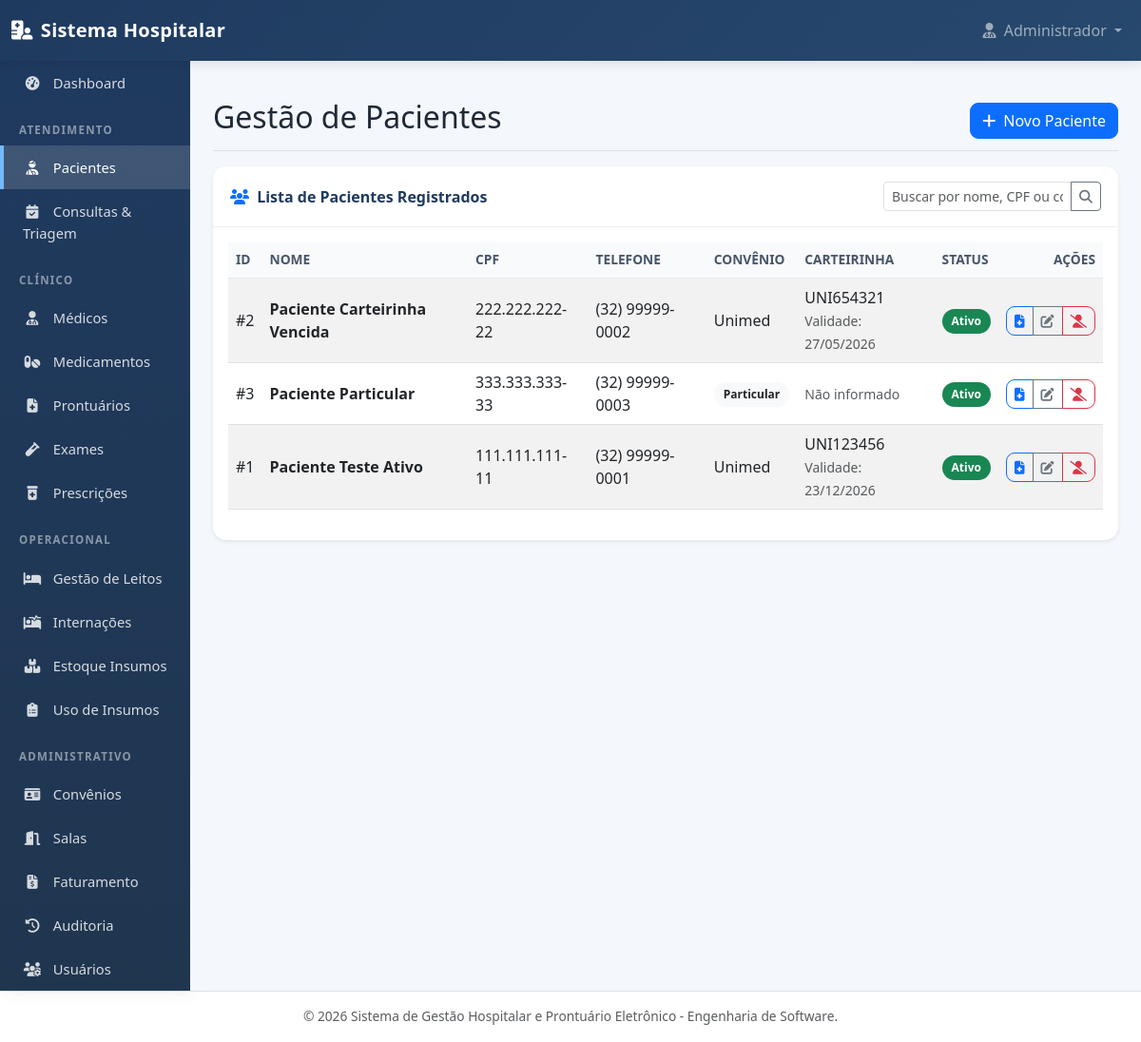
Page /pacientes.php on the committed database.
### tables this page shows
CREATE TABLE pacientes (
    id_paciente INT AUTO_INCREMENT PRIMARY KEY,
    nome VARCHAR(100) NOT NULL,
    cpf VARCHAR(14) NOT NULL UNIQUE,
    data_nascimento DATE NULL,
    telefone VARCHAR(20) NULL,
    endereco VARCHAR(150) NULL,
    alergias TEXT NULL,
    historico_clinico TEXT NULL,
    tipo_sanguineo VARCHAR(5) NULL,
    id_convenio INT NULL,
    numero_carteirinha VARCHAR(50) NULL,
    validade_carteirinha DATE NULL,
    status_paciente VARCHAR(20) NOT NULL DEFAULT 'Ativo',

    INDEX idx_pacientes_convenio (id_convenio),

    CONSTRAINT fk_pacientes_convenios
        FOREIGN KEY (id_convenio)
        REFERENCES convenios(id_convenio)
        ON DELETE SET NULL
        ON UPDATE CASCADE
);

CREATE TABLE convenios (
    id_convenio INT AUTO_INCREMENT PRIMARY KEY,
    nome_convenio VARCHAR(100) NOT NULL,
    telefone VARCHAR(20) NULL,
    procedimentos_autorizados TEXT NULL,
    status_convenio VARCHAR(20) NOT NULL DEFAULT 'Ativo'
);

### model/Paciente.php (called while the page is built, shortened)
<?php
class Paciente {
    private $conn;
    public function __construct($db = null) {
        $this->conn = $db;
    }
    private function executarDAO($metodo, $argumentos = []) {
        $daoPath = __DIR__ . '/../dao/PacienteDAO.php';
        $dao = new PacienteDAO($this->conn);
        return call_user_func_array([$dao, $metodo], $argumentos);
    }
    public function read(...$argumentos) {
        return $this->executarDAO('read', $argumentos);
    }
}
?>

### dao/PacienteDAO.php (called while the page is built, shortened)
<?php
class PacienteDAO {
    private $conn;
    private $table_name = "pacientes";
    public function __construct($db) {
        $this->conn = $db;
    }
    public function read() {
        try {
            $query = "SELECT
                        p.*,
                        c.nome_convenio
                    FROM " . $this->table_name . " p
                    LEFT JOIN convenios c ON p.id_convenio = c.id_convenio
                    ORDER BY
                        CASE
                            WHEN p.status_paciente = 'Ativo' THEN 1
                            ELSE 2
                        END,
                        p.nome ASC";
            $stmt = $this->conn->prepare($query);
            $stmt->execute();
            return $stmt;
        } catch(PDOException $e) {
            return null;
        }
    }
}
?>

### config/helpers.php (called while the page is built, shortened)
<?php
function formatarCPF($cpf) {
    $cpf = preg_replace('/\D/', '', (string) $cpf);
    if (strlen($cpf) === 11) {
        return substr($cpf, 0, 3) . '.' . substr($cpf, 3, 3) . '.' . substr($cpf, 6, 3) . '-' . substr($cpf, 9, 2);
    }
    return $cpf;
}
function formatarTelefone($telefone) {
    $telefone = preg_replace('/\D/', '', (string) $telefone);
    if (strlen($telefone) === 11) {
        return '(' . substr($telefone, 0, 2) . ') ' . substr($telefone, 2, 5) . '-' . substr($telefone, 7, 4);
    }
    return $telefone;
}
?>

### pacientes.php (the view, shortened to what this page needs)
<?php
if (file_exists(__DIR__ . '/config/helpers.php')) {
    require_once __DIR__ . '/config/helpers.php';
}
require_once __DIR__ . '/model/Paciente.php';
require_once __DIR__ . '/views/header.php';
try {
    if (method_exists('Database', 'getInstance')) {
        $database = Database::getInstance();
    } else {
        $database = new Database();
    }
    $db = $database->getConnection();
    $pacienteModel = new Paciente($db);
    $stmt = $pacienteModel->read();
    $num = ($stmt) ? $stmt->rowCount() : 0;
} catch (Exception $e) {
    $erroPaciente = $e->getMessage();
    $stmt = false;
    $num = 0;
    $error_db = true;
}
?>
<div class="d-flex justify-content-between flex-wrap flex-md-nowrap align-items-center pt-3 pb-2 mb-3 border-bottom">
    <h1 class="h2">Gestão de Pacientes</h1>
    <div class="btn-toolbar mb-2 mb-md-0">
        <a href="paciente_novo.php" class="btn btn-primary">
            <i class="fas fa-plus me-1"></i> Novo Paciente
        </a>
    </div>
</div>
<div class="card shadow-sm border-0">
    <div class="card-header bg-white d-flex justify-content-between align-items-center">
        <span>
            <i class="fas fa-users me-1 text-primary"></i>
            Lista de Pacientes Registrados
        </span>
        <div class="input-group input-group-sm w-25">
            <input
                type="text"
                class="form-control"
                id="buscaPaciente"
                placeholder="Buscar por nome, CPF ou convênio..."
                onkeyup="filtrarPacientes()"
            >
            <button class="btn btn-outline-secondary" type="button">
                <i class="fas fa-search"></i>
            </button>
        </div>
    </div>
    <div class="card-body">
        <div class="table-responsive">
            <table class="table table-striped table-hover align-middle" id="tabelaPacientes">
                <thead class="table-light">
                    <tr>
                        <th>ID</th>
                        <th>Nome</th>
                        <th>CPF</th>
                        <th>Telefone</th>
                        <th>Convênio</th>
                        <th>Carteirinha</th>
                        <th>Status</th>
                        <th class="text-end">Ações</th>
                    </tr>
                </thead>
                <tbody>
                    <?php if ($num > 0): ?>
                        <?php while ($row = $stmt->fetch(PDO::FETCH_ASSOC)): ?>
                            <?php
                                $idPaciente = $row['id_paciente'] ?? '';
                                $nome = $row['nome'] ?? '';
                                $cpf = $row['cpf'] ?? '';
                                $telefone = $row['telefone'] ?? '';
                                $nomeConvenio = $row['nome_convenio'] ?? '';
                                $numeroCarteirinha = $row['numero_carteirinha'] ?? '';
                                $validadeCarteirinha = $row['validade_carteirinha'] ?? '';
                                $statusPaciente = $row['status_paciente'] ?? 'Ativo';
                                if (function_exists('formatarCPF')) {
                                    $cpfFormatado = formatarCPF($cpf);
                                } else {
                                    $cpfFormatado = $cpf;
                                }
                                if (function_exists('formatarTelefone')) {
                                    $telefoneFormatado = formatarTelefone($telefone);
                                } else {
                                    $telefoneFormatado = $telefone;
                                }
                                if (!empty($validadeCarteirinha)) {
                                    $validadeFormatada = date('d/m/Y', strtotime($validadeCarteirinha));
                                } else {
                                    $validadeFormatada = '';
                                }
                            ?>
                            <tr class="<?php echo ($statusPaciente === 'Inativo') ? 'table-secondary opacity-75' : ''; ?>">
                                <td>#<?php echo htmlspecialchars($idPaciente); ?></td>
                                <td>
                                    <strong><?php echo htmlspecialchars($nome); ?></strong>
                                </td>
                                <td><?php echo htmlspecialchars($cpfFormatado); ?></td>
                                <td>
                                    <?php if (!empty($telefoneFormatado)): ?>
                                        <?php echo htmlspecialchars($telefoneFormatado); ?>
                                    <?php else: ?>
                                        <span class="text-muted small">Não informado</span>
                                    <?php endif; ?>
                                </td>
                                <td>
                                    <?php if (!empty($nomeConvenio)): ?>
                                        <?php echo htmlspecialchars($nomeConvenio); ?>
                                    <?php else: ?>
                                        <span class="badge bg-light text-dark">Particular</span>
                                    <?php endif; ?>
                                </td>
                                <td>
                                    <?php if (!empty($numeroCarteirinha)): ?>
                                        <div><?php echo htmlspecialchars($numeroCarteirinha); ?></div>
                                        <?php if (!empty($validadeFormatada)): ?>
                                            <small class="text-muted">
                                                Validade: <?php echo htmlspecialchars($validadeFormatada); ?>
                                            </small>
                                        <?php endif; ?>
                                    <?php else: ?>
                                        <span class="text-muted small">Não informado</span>
                                    <?php endif; ?>
                                </td>
                                <td>
                                    <?php if ($statusPaciente === 'Ativo'): ?>
                                        <span class="badge bg-success">Ativo</span>
                                    <?php else: ?>
                                        <span class="badge bg-secondary">Inativo</span>
                                    <?php endif; ?>
                                </td>
                                <td class="text-end">
                                    <div class="btn-group">
                                        <a
                                            href="prontuario.php?id=<?php echo urlencode($idPaciente); ?>"
                                            class="btn btn-sm btn-outline-primary"
                                            title="Ver Prontuário"
                                        >
                                            <i class="fas fa-file-medical"></i>
                                        </a>
                                        <a
                                            href="paciente_editar.php?id=<?php echo urlencode($idPaciente); ?>"
                                            class="btn btn-sm btn-outline-secondary"
                                            title="Editar"
                                        >
                                            <i class="fas fa-edit"></i>
                                        </a>
                                        <?php if ($statusPaciente === 'Ativo'): ?>
                                            <a
                                                href="processar_paciente.php?acao=excluir&id=<?php echo urlencode($idPaciente); ?>"
                                                class="btn btn-sm btn-outline-danger"
                                                title="Inativar"
                                                onclick="return confirm('Tem certeza que deseja inativar este paciente?')"
                                            >
                                                <i class="fas fa-user-slash"></i>
                                            </a>
                                        <?php endif; ?>
                                    </div>
                                </td>
                            </tr>
                        <?php endwhile; ?>
                    <?php endif; ?>
                </tbody>
            </table>
        </div>
    </div>
</div>
<?php require_once __DIR__ . '/views/footer.php'; ?>

### views/header.php (style rules this page uses)
:root { --primary-color: #1f3a5f; --secondary-color: #27496d; --accent-color: #0d6efd; --bg-light: #f4f7fb; --text-dark: #1f2937; }
* { box-sizing: border-box; }
body { background-color: var(--bg-light); font-family: 'Segoe UI', Tahoma, Geneva, Verdana, sans-serif; color: var(--text-dark); }
h1, h2, h3, h4, h5 { color: #111827; font-weight: 700; }
.card { border: none; border-radius: 14px; box-shadow: 0 8px 22px rgba(15, 23, 42, 0.06); margin-bottom: 22px; overflow: hidden; }
.card-header { background-color: #ffffff; border-bottom: 1px solid rgba(0,0,0,0.06); font-weight: 700; color: var(--primary-color); padding: 16px 18px; }
.btn { border-radius: 9px; font-weight: 500; }
.table { background-color: #ffffff; }
.table thead th { font-size: 0.86rem; text-transform: uppercase; color: #475569; background-color: #f8fafc; border-bottom: 1px solid #e5e7eb; }
.badge { padding: 7px 10px; border-radius: 999px; }

### rows in the picture
pacientes: id_paciente "2", nome "Paciente Carteirinha Vencida", cpf "222.222.222-22", telefone "(32) 99999-0002", id_convenio.nome_convenio "Unimed", numero_carteirinha "UNI654321", validade_carteirinha "27/05/2026", status_paciente "Ativo"
pacientes: id_paciente "3", nome "Paciente Particular", cpf "333.333.333-33", telefone "(32) 99999-0003", shows "Não informado", status_paciente "Ativo"
pacientes: id_paciente "1", nome "Paciente Teste Ativo", cpf "111.111.111-11", telefone "(32) 99999-0001", id_convenio.nome_convenio "Unimed", numero_carteirinha "UNI123456", validade_carteirinha "23/12/2026", status_paciente "Ativo"

### other values in the picture
$_SESSION['nome_usuario'] "Administrador"
